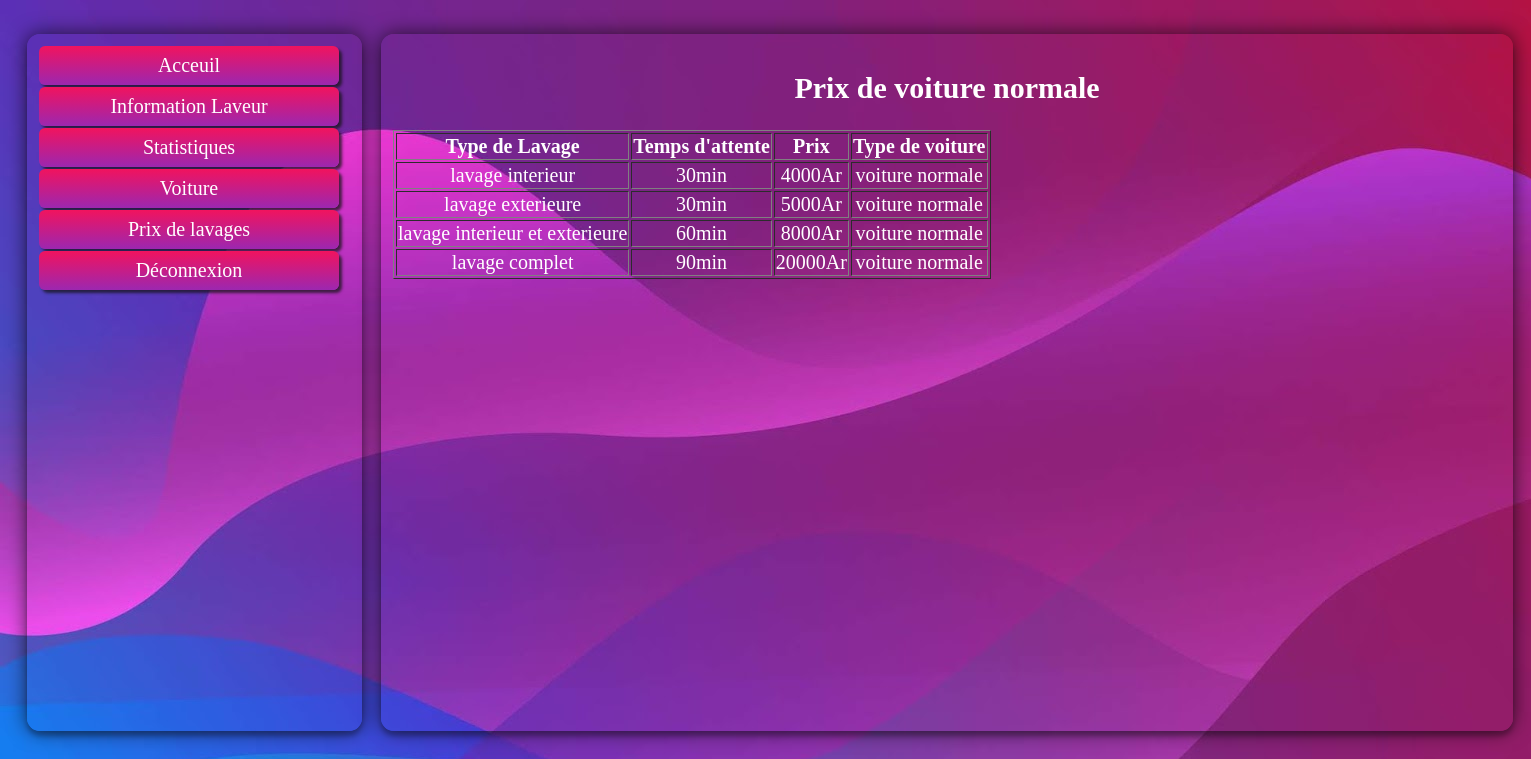
Page /deux_prix.php on the committed database.
### tables this page shows
CREATE TABLE `prix_lavage` (
  `id_prix` int(11) NOT NULL,
  `type_lavage` char(100) NOT NULL,
  `prix` int(11) NOT NULL,
  `temps_attente` varchar(100) NOT NULL,
  `id_categorie` int(11) NOT NULL
);

CREATE TABLE `categorie` (
  `id_categorie` int(11) NOT NULL,
  `names` varchar(100) NOT NULL
);

### deux_prix.php (the view)
<?php require'entete.php'?>
<div class="container" style="width: 1108px;">
<h2>Prix de voiture normale</h2>
    <table border="1">
        <tr>
            <th>Type de Lavage</th>
            <th>Temps d'attente</th>
            <th>Prix</th>
            <th>Type de voiture </th>
        </tr>
    <?php
    $base=new PDO('mysql:HOST=localhost;dbname=lavage','root','root');
    $reponse= $base->query('SELECT * FROM prix_lavage as pl JOIN categorie AS ct ON pl.id_categorie = ct.id_categorie WHERE pl.id_categorie = 2');
    while ($donnees = $reponse->fetch())
    {
        $type= $donnees['type_lavage'];
        $times=$donnees['temps_attente'];
        $prix = $donnees ['prix'];
        $model=$donnees['names'];
        ?>
        <tr>
        <td><?php echo $type; ?></td>
        <td><?php echo $times.'min'; ?></td>
        <td><?php echo $prix.'Ar'; ?></td>
        <td><?php echo $model; ?></td>
        </tr>
    <?php } ?>
    </table>
</div>
</html>
</body>
</html>

### second.css (style rules this page uses)
body { background-image: url(img3.jpg); background-attachment: fixed; display: inline-flex; font-family: verdana; color: #fff; text-align: center; font-size: 20px; }
div.container { background-color: #673ab7; padding: 12px; width: 311px; margin-left: 19px; margin-top: 26px; height: 673px; box-shadow: 0 0 20px 0 rgb(4 4 4 / 69%), 0 5px 5px 0 rgb(0 0 0 / 24%); border-radius: 13px; background: inherit; overflow: hidden; }
div:before { width: 311px; height: 650px; background: inherit; box-shadow: inset 0 0 0 200px rgba(255,255,255,0.3); filter: blur(10px); }

### rows in the picture
prix_lavage: type_lavage "lavage interieur", temps_attente "30", prix "4000", id_categorie.names "voiture normale"
prix_lavage: type_lavage "lavage exterieure", temps_attente "30", prix "5000", id_categorie.names "voiture normale"
prix_lavage: type_lavage "lavage interieur et exterieure", temps_attente "60", prix "8000", id_categorie.names "voiture normale"
prix_lavage: type_lavage "lavage complet", temps_attente "90", prix "20000", id_categorie.names "voiture normale"
